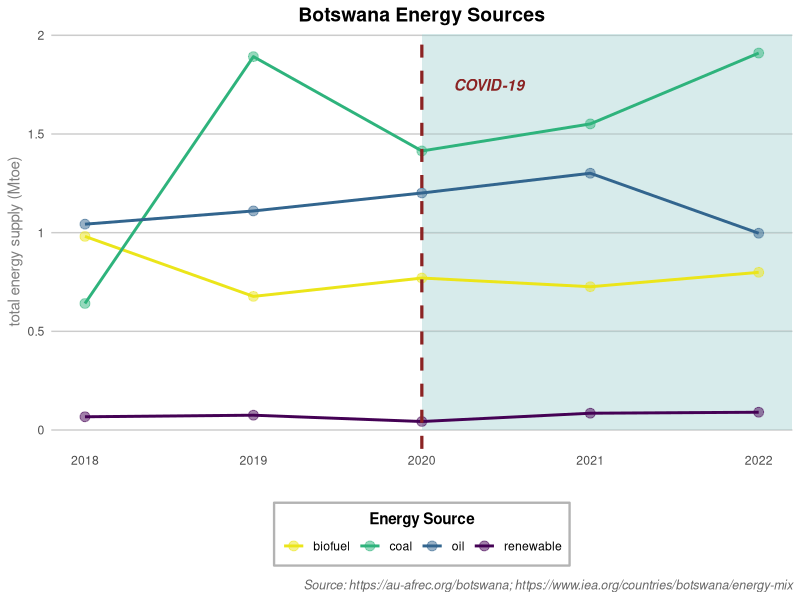
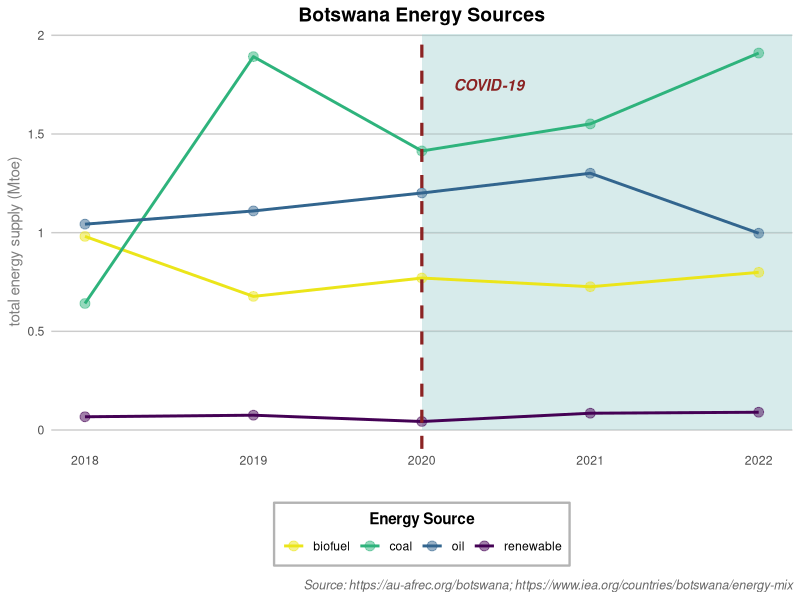

Reproduce these figures in R, in order.
############################
#
#
# author  : Chris Yong
# date    : 20/4/2025
# preamble: obtain Botswana total energy supply for 
#           figure 1 of paper
# 
# source  : https://au-afrec.org/botswana; 
#           https://www.iea.org/countries/botswana/energy-mix
#
#
############################


#                                  #
#                                  #
#             LIBRARY              #
#                                  #
####################################
library(tidyverse)

#                                  #
#                                  #
#            GET DATA              #
#                                  #
####################################

# copy data from first source
year = seq(2018, 2022, 1)
coal = c(641, 1892, 1414, 1551, 1910)
oil = c(1043, 1110, 1201, 1301, 997)
biofuel = c(981, 677, 770, 726, 799) # biofuel for 2020 used second source as significant outlier
imported_electricity = c(115, 95, 180, 120, 158)
renewable = c(67, 75, 43, 85, 90)

# prepare for ggplot captions
source <-  'https://au-afrec.org/botswana; https://www.iea.org/countries/botswana/energy-mix'

# initiate tibble
df_energy <- tibble(year, 
                    coal, 
                    oil,
                    biofuel, 
                    # imported_electricity, # commented out to perform analysis for primary energy sources 
                    renewable)

# obtain proporion of each energy source for per year 
df_analysis <- df_energy |>
  mutate(total=coal+oil+biofuel+renewable) |>
  reframe(across(c(coal:renewable), 
                function (x) paste0(round(x/total*100, 1),'%'),
                .names='{.col}_prop'))

# pivot longer and convert to Mtoe from ktoe
df_energy_clean <- df_energy |>
  pivot_longer(cols=coal:renewable,
               names_to='Group') |>
  rename(Year = year,
         Value = value) |>
  mutate(Value = Value/1000)


#                                  #
#                                  #
#             PLOT                 #
#                                  #
####################################

# define function for plotting reusability
getplot <- function(df, group_name, plot_title, 
                    source, covid_y, plot_breaks,
                    sign, y_axis_label) {
  plot <- df |>
    ggplot(mapping=aes(x=Year, y=Value, colour=Group)) +
    geom_rect(mapping=aes(xmin=2020, xmax=Inf, 
                          ymin=0, ymax=Inf), 
              alpha=0.01,
              color=NA,
              fill='skyblue') +
    geom_line(lwd=1) +
    geom_point(size=3, alpha=0.5) +
    scale_x_continuous(breaks=seq(2018, 2022, 1)) +
    scale_y_continuous(breaks=plot_breaks,
                       labels= function(x) paste0(x, sign)) +
    geom_vline(xintercept=2020, col='brown4', lty=2, lwd=1.1) +
    theme_minimal() +
    annotate('text', x=2020.4, y=covid_y, label='COVID-19', fontface='bold.italic',color='brown4') +
    labs(title=plot_title,
         caption=paste0('Source: ', source)) +
    ylab(y_axis_label) +
    xlab('') +
    theme(panel.grid.minor=element_blank(),
          panel.grid.major = element_line(
            color = "gray80",  # Darker gray (adjust as needed)
            linewidth = 0.5,   # Slightly thicker
            linetype = "solid"
          ),
          panel.grid.major.x=element_blank(),
          plot.title=element_text(
            hjust=0.5,
            size=14,
            face='bold'
          ),
          plot.caption=element_text(
            hjust=1,
            size=9,
            color='gray40',
            face='italic',
            margin=margin(t=10)
          ),
          axis.title.y=element_text(color='grey50'),
          legend.position='bottom',
          legend.title = element_text(hjust=0.5,
                                      face='bold'),
          legend.title.position = 'top',
          legend.box.background=element_rect(color='grey70',
                                             linewidth=0.8)) +
    scale_color_viridis_d(option='D',
                          name=group_name,
                          direction=-1,
                          end=0.97
                          ) 
  return(plot)
}

# use function
energy_source_plot <- getplot(df_energy_clean, 
        'Energy Source',
        'Botswana Energy Sources', 
        source,
        1.75,
        seq(0, 2, 0.5),
        '',
        'total energy supply (Mtoe)')
energy_source_plot


#                                  #
#                                  #
#           SAVE DATA              #
#                                  #
####################################
ggsave('../others/energy_source_plot.png',plot=energy_source_plot, width=9, height=7,dpi=600)
